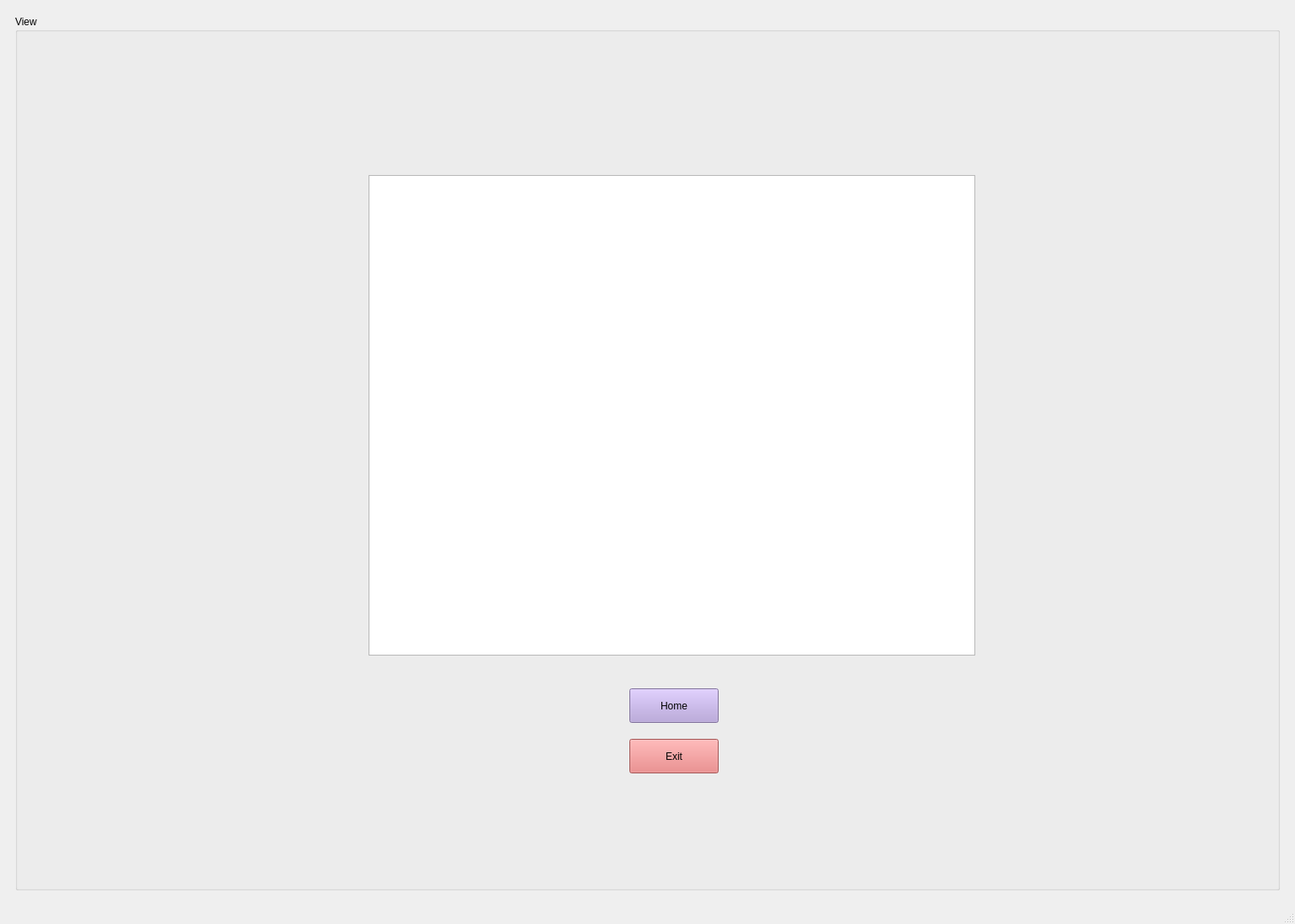
<?xml version="1.0" encoding="UTF-8"?>
<ui version="4.0">
 <class>MainWindow</class>
 <widget class="QMainWindow" name="MainWindow">
  <property name="geometry">
   <rect>
    <x>0</x>
    <y>0</y>
    <width>1539</width>
    <height>1098</height>
   </rect>
  </property>
  <property name="windowTitle">
   <string>MainWindow</string>
  </property>
  <widget class="QWidget" name="centralwidget">
   <layout class="QGridLayout" name="gridLayout_2">
    <item row="0" column="0">
     <widget class="QStackedWidget" name="stackedWidget">
      <property name="currentIndex">
       <number>2</number>
      </property>
      <widget class="QWidget" name="page">
       <widget class="QGroupBox" name="groupBox">
        <property name="geometry">
         <rect>
          <x>580</x>
          <y>200</y>
          <width>641</width>
          <height>421</height>
         </rect>
        </property>
        <property name="title">
         <string>Actions</string>
        </property>
        <widget class="QPushButton" name="Encrypt_Button">
         <property name="geometry">
          <rect>
           <x>180</x>
           <y>170</y>
           <width>101</width>
           <height>51</height>
          </rect>
         </property>
         <property name="styleSheet">
          <string notr="true">background-color: rgb(129, 199, 132);
font: oblique 14pt &quot;Sans Serif&quot;;</string>
         </property>
         <property name="text">
          <string>Encrypt</string>
         </property>
        </widget>
        <widget class="QPushButton" name="Decrypt_Button">
         <property name="geometry">
          <rect>
           <x>360</x>
           <y>170</y>
           <width>101</width>
           <height>51</height>
          </rect>
         </property>
         <property name="maximumSize">
          <size>
           <width>106</width>
           <height>16777215</height>
          </size>
         </property>
         <property name="styleSheet">
          <string notr="true">background-color: rgb(229, 115, 115);
font: oblique 14pt &quot;Sans Serif&quot;;</string>
         </property>
         <property name="text">
          <string>Decrypt</string>
         </property>
        </widget>
       </widget>
      </widget>
      <widget class="QWidget" name="page_2">
       <widget class="QGroupBox" name="groupBox_2">
        <property name="geometry">
         <rect>
          <x>590</x>
          <y>310</y>
          <width>621</width>
          <height>421</height>
         </rect>
        </property>
        <property name="title">
         <string>File Selection</string>
        </property>
        <widget class="QPushButton" name="NextButton">
         <property name="geometry">
          <rect>
           <x>500</x>
           <y>370</y>
           <width>106</width>
           <height>41</height>
          </rect>
         </property>
         <property name="styleSheet">
          <string notr="true">background-color: rgb(100, 181, 246);
font: oblique 14pt &quot;Sans Serif&quot;;</string>
         </property>
         <property name="text">
          <string>&gt;&gt;</string>
         </property>
        </widget>
        <widget class="QPushButton" name="BackButton">
         <property name="geometry">
          <rect>
           <x>10</x>
           <y>370</y>
           <width>106</width>
           <height>41</height>
          </rect>
         </property>
         <property name="styleSheet">
          <string notr="true">background-color: rgb(189, 189, 189);
font: oblique 14pt &quot;Sans Serif&quot;;</string>
         </property>
         <property name="text">
          <string>&lt;&lt;</string>
         </property>
        </widget>
        <widget class="QWidget" name="layoutWidget">
         <property name="geometry">
          <rect>
           <x>40</x>
           <y>120</y>
           <width>501</width>
           <height>92</height>
          </rect>
         </property>
         <layout class="QGridLayout" name="gridLayout">
          <item row="0" column="0">
           <widget class="QLineEdit" name="Input_FilePath">
            <property name="readOnly">
             <bool>true</bool>
            </property>
            <property name="placeholderText">
             <string>Input File Path</string>
            </property>
           </widget>
          </item>
          <item row="0" column="1">
           <widget class="QPushButton" name="Input_Button">
            <property name="text">
             <string>Browse</string>
            </property>
           </widget>
          </item>
          <item row="1" column="0">
           <widget class="QLineEdit" name="Output_FilePath">
            <property name="readOnly">
             <bool>true</bool>
            </property>
            <property name="placeholderText">
             <string>Output File Path</string>
            </property>
           </widget>
          </item>
          <item row="1" column="1">
           <widget class="QPushButton" name="Output_Button">
            <property name="text">
             <string>Browse</string>
            </property>
           </widget>
          </item>
         </layout>
        </widget>
        <widget class="QLabel" name="label_2">
         <property name="geometry">
          <rect>
           <x>80</x>
           <y>230</y>
           <width>391</width>
           <height>61</height>
          </rect>
         </property>
         <property name="text">
          <string>If output File is left blank it will generate it next to it</string>
         </property>
        </widget>
       </widget>
      </widget>
      <widget class="QWidget" name="page_3">
       <layout class="QVBoxLayout" name="verticalLayout">
        <item>
         <widget class="QGroupBox" name="groupBox_3">
          <property name="title">
           <string>View</string>
          </property>
          <widget class="QPushButton" name="Home_Button">
           <property name="geometry">
            <rect>
             <x>730</x>
             <y>800</y>
             <width>106</width>
             <height>41</height>
            </rect>
           </property>
           <property name="styleSheet">
            <string notr="true">background-color: rgb(179, 157, 219);
font: oblique 14pt &quot;Sans Serif&quot;;</string>
           </property>
           <property name="text">
            <string>Home</string>
           </property>
          </widget>
          <widget class="QPushButton" name="Exit_button">
           <property name="geometry">
            <rect>
             <x>730</x>
             <y>860</y>
             <width>106</width>
             <height>41</height>
            </rect>
           </property>
           <property name="styleSheet">
            <string notr="true">background-color: rgb(229, 115, 115);
font: oblique 14pt &quot;Sans Serif&quot;;</string>
           </property>
           <property name="text">
            <string>Exit</string>
           </property>
          </widget>
          <widget class="QTextEdit" name="logTextEdit">
           <property name="geometry">
            <rect>
             <x>420</x>
             <y>190</y>
             <width>721</width>
             <height>571</height>
            </rect>
           </property>
           <property name="styleSheet">
            <string notr="true"/>
           </property>
           <property name="readOnly">
            <bool>true</bool>
           </property>
          </widget>
         </widget>
        </item>
       </layout>
      </widget>
     </widget>
    </item>
   </layout>
  </widget>
  <widget class="QMenuBar" name="menubar">
   <property name="geometry">
    <rect>
     <x>0</x>
     <y>0</y>
     <width>1539</width>
     <height>34</height>
    </rect>
   </property>
  </widget>
  <widget class="QStatusBar" name="statusbar"/>
 </widget>
 <resources/>
 <connections/>
</ui>
